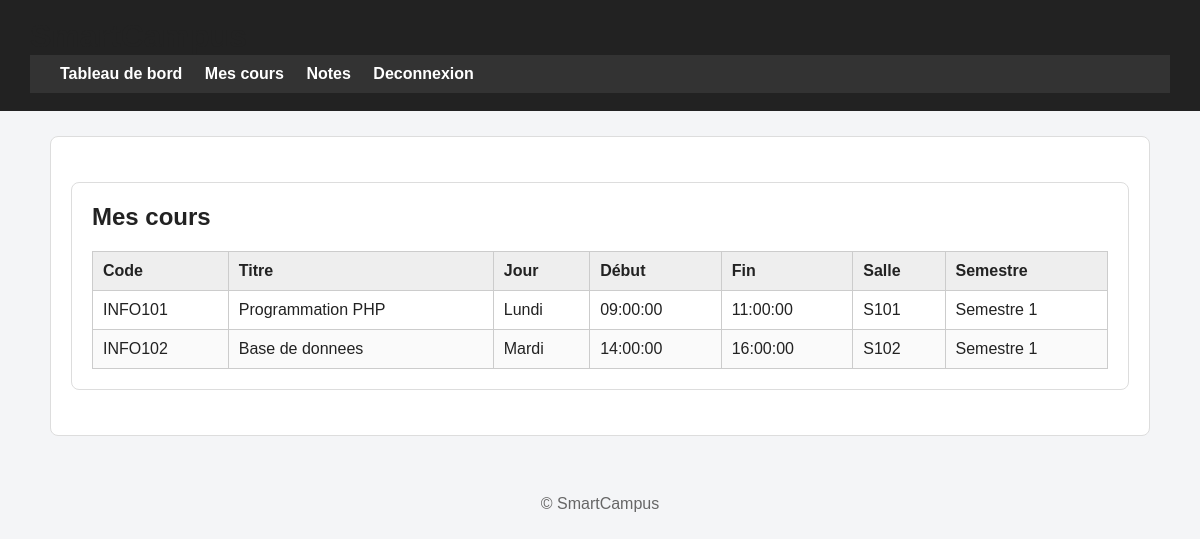
/enseignant/mes_cours.php (signed in), run on the app's committed database.
### tables this page shows
CREATE TABLE cours (
    id_cours INT AUTO_INCREMENT PRIMARY KEY,
    code_cours VARCHAR(50) NOT NULL,
    titre VARCHAR(150) NOT NULL,
    description TEXT,
    capacite_max INT NOT NULL,
    jour VARCHAR(20) NOT NULL,
    heure_debut TIME NOT NULL,
    heure_fin TIME NOT NULL,
    salle VARCHAR(50) NOT NULL,
    semestre VARCHAR(50) NOT NULL,
    id_enseignant INT NOT NULL,
    UNIQUE (code_cours),
    CONSTRAINT fk_cours_enseignant
        FOREIGN KEY (id_enseignant) REFERENCES enseignant(id_enseignant)
);

### enseignant/mes_cours.php (the view, shortened to what this page needs)
<?php
require_once __DIR__ . '/../config/db.php';
$id_enseignant = $_SESSION['id_enseignant'] ?? 0;
include __DIR__ . '/../includes/header.php';
?>
<section class="container"><h1>Mes cours</h1>
<?php $stmt = mysqli_prepare($conn, "SELECT code_cours, titre, jour, heure_debut, heure_fin, salle, semestre FROM cours WHERE id_enseignant = ? ORDER BY jour, heure_debut"); mysqli_stmt_bind_param($stmt, "i", $id_enseignant); mysqli_stmt_execute($stmt); $resultat = mysqli_stmt_get_result($stmt); ?>
<table><thead><tr><th>Code</th><th>Titre</th><th>Jour</th><th>Début</th><th>Fin</th><th>Salle</th><th>Semestre</th></tr></thead><tbody><?php if ($resultat && mysqli_num_rows($resultat) > 0): while ($cours = mysqli_fetch_assoc($resultat)): ?><tr><td><?php echo htmlspecialchars($cours['code_cours']); ?></td><td><?php echo htmlspecialchars($cours['titre']); ?></td><td><?php echo htmlspecialchars($cours['jour']); ?></td><td><?php echo htmlspecialchars($cours['heure_debut']); ?></td><td><?php echo htmlspecialchars($cours['heure_fin']); ?></td><td><?php echo htmlspecialchars($cours['salle']); ?></td><td><?php echo htmlspecialchars($cours['semestre']); ?></td></tr><?php endwhile; else: ?><tr><td colspan="7">Aucun cours associé à cet enseignant.</td></tr><?php endif; ?></tbody></table>
</section>
<?php include __DIR__ . '/../includes/footer.php'; ?>

### assets/css/style.css (style rules this page uses)
* { box-sizing: border-box; }
body { margin: 0; font-family: Arial, Helvetica, sans-serif; background: #f4f5f7; color: #222; }
.container, main { max-width: 1100px; margin: 25px auto; padding: 20px; background: white; border: 1px solid #ddd; border-radius: 8px; }
h1 { margin-top: 0; color: #222; }
table { width: 100%; border-collapse: collapse; margin-top: 15px; background: white; }
th, td { border: 1px solid #ccc; padding: 10px; text-align: left; }
th { background: #eee; }
tr:nth-child(even) { background: #fafafa; }

### data on the page
cours: code_cours "INFO101", titre "Programmation PHP", jour "Lundi", heure_debut "09:00:00", heure_fin "11:00:00", salle "S101", semestre "Semestre 1"
cours: code_cours "INFO102", titre "Base de donnees", jour "Mardi", heure_debut "14:00:00", heure_fin "16:00:00", salle "S102", semestre "Semestre 1"
